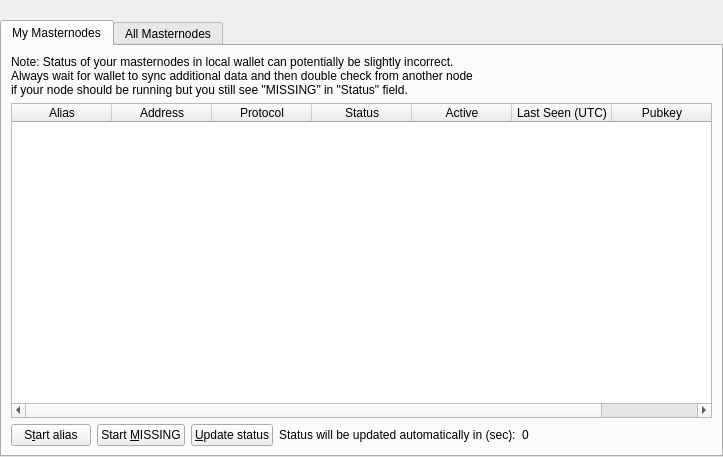
<?xml version="1.0" encoding="UTF-8"?>
<ui version="4.0">
 <class>MasternodeList</class>
 <widget class="QWidget" name="MasternodeList">
  <property name="geometry">
   <rect>
    <x>0</x>
    <y>0</y>
    <width>723</width>
    <height>457</height>
   </rect>
  </property>
  <property name="windowTitle">
   <string>Form</string>
  </property>
  <layout class="QVBoxLayout" name="topLayout">
   <property name="leftMargin">
    <number>0</number>
   </property>
   <property name="topMargin">
    <number>0</number>
   </property>
   <property name="rightMargin">
    <number>0</number>
   </property>
   <property name="bottomMargin">
    <number>0</number>
   </property>
   <item>
    <layout class="QVBoxLayout" name="verticalLayout">
     <property name="bottomMargin">
      <number>0</number>
     </property>
     <item>
      <spacer name="horizontalSpacer0">
       <property name="orientation">
        <enum>Qt::Horizontal</enum>
       </property>
       <property name="sizeHint" stdset="0">
        <size>
         <width>40</width>
         <height>20</height>
        </size>
       </property>
      </spacer>
     </item>
     <item>
      <widget class="QTabWidget" name="tabWidget">
       <property name="styleSheet">
        <string notr="true"/>
       </property>
       <property name="currentIndex">
        <number>0</number>
       </property>
       <widget class="QWidget" name="tabMyMasternodes">
        <attribute name="title">
         <string>My Masternodes</string>
        </attribute>
        <layout class="QGridLayout" name="gridLayout_2">
         <item row="0" column="0">
          <layout class="QVBoxLayout" name="verticalLayout_2">
           <property name="bottomMargin">
            <number>0</number>
           </property>
           <item>
            <layout class="QHBoxLayout" name="horizontalLayout_note">
             <property name="bottomMargin">
              <number>0</number>
             </property>
             <item>
              <widget class="QLabel" name="updateNote">
               <property name="text">
                <string>Note: Status of your masternodes in local wallet can potentially be slightly incorrect.&lt;br /&gt;Always wait for wallet to sync additional data and then double check from another node&lt;br /&gt;if your node should be running but you still see &quot;MISSING&quot; in &quot;Status&quot; field.</string>
               </property>
              </widget>
             </item>
            </layout>
           </item>
           <item>
            <widget class="QTableWidget" name="tableWidgetMyMasternodes">
             <property name="minimumSize">
              <size>
               <width>695</width>
               <height>0</height>
              </size>
             </property>
             <property name="palette">
              <palette>
               <active>
                <colorrole role="Text">
                 <brush brushstyle="SolidPattern">
                  <color alpha="255">
                   <red>51</red>
                   <green>51</green>
                   <blue>51</blue>
                  </color>
                 </brush>
                </colorrole>
               </active>
               <inactive>
                <colorrole role="Text">
                 <brush brushstyle="SolidPattern">
                  <color alpha="255">
                   <red>51</red>
                   <green>51</green>
                   <blue>51</blue>
                  </color>
                 </brush>
                </colorrole>
               </inactive>
               <disabled>
                <colorrole role="Text">
                 <brush brushstyle="SolidPattern">
                  <color alpha="255">
                   <red>85</red>
                   <green>85</green>
                   <blue>85</blue>
                  </color>
                 </brush>
                </colorrole>
               </disabled>
              </palette>
             </property>
             <property name="editTriggers">
              <set>QAbstractItemView::NoEditTriggers</set>
             </property>
             <property name="alternatingRowColors">
              <bool>true</bool>
             </property>
             <property name="selectionMode">
              <enum>QAbstractItemView::SingleSelection</enum>
             </property>
             <property name="selectionBehavior">
              <enum>QAbstractItemView::SelectRows</enum>
             </property>
             <property name="sortingEnabled">
              <bool>true</bool>
             </property>
             <attribute name="horizontalHeaderStretchLastSection">
              <bool>true</bool>
             </attribute>
             <column>
              <property name="text">
               <string>Alias</string>
              </property>
             </column>
             <column>
              <property name="text">
               <string>Address</string>
              </property>
             </column>
             <column>
              <property name="text">
               <string>Protocol</string>
              </property>
             </column>
             <column>
              <property name="text">
               <string>Status</string>
              </property>
             </column>
             <column>
              <property name="text">
               <string>Active</string>
              </property>
             </column>
             <column>
              <property name="text">
               <string>Last Seen (UTC)</string>
              </property>
             </column>
             <column>
              <property name="text">
               <string>Pubkey</string>
              </property>
             </column>
            </widget>
           </item>
           <item>
            <layout class="QHBoxLayout" name="horizontalLayout_5">
             <property name="bottomMargin">
              <number>0</number>
             </property>
             <item>
              <widget class="QPushButton" name="startButton">
               <property name="text">
                <string>S&amp;tart alias</string>
               </property>
              </widget>
             </item>
             <item>
              <widget class="QPushButton" name="startMissingButton">
               <property name="text">
                <string>Start &amp;MISSING</string>
               </property>
              </widget>
             </item>
             <item>
              <widget class="QPushButton" name="UpdateButton">
               <property name="text">
                <string>&amp;Update status</string>
               </property>
              </widget>
             </item>
             <item>
              <widget class="QLabel" name="autoupdate_label">
               <property name="text">
                <string>Status will be updated automatically in (sec):</string>
               </property>
              </widget>
             </item>
             <item>
              <widget class="QLabel" name="secondsLabel">
               <property name="text">
                <string>0</string>
               </property>
              </widget>
             </item>
             <item>
              <spacer name="horizontalSpacer_5">
               <property name="orientation">
                <enum>Qt::Horizontal</enum>
               </property>
               <property name="sizeHint" stdset="0">
                <size>
                 <width>40</width>
                 <height>20</height>
                </size>
               </property>
              </spacer>
             </item>
            </layout>
           </item>
          </layout>
         </item>
        </layout>
       </widget>
       <widget class="QWidget" name="tabAllMasternodes">
        <attribute name="title">
         <string>All Masternodes</string>
        </attribute>
        <layout class="QGridLayout" name="gridLayout">
         <item row="1" column="0">
          <widget class="QTableWidget" name="tableWidgetMasternodes">
           <property name="palette">
            <palette>
             <active>
              <colorrole role="Text">
               <brush brushstyle="SolidPattern">
                <color alpha="255">
                 <red>51</red>
                 <green>51</green>
                 <blue>51</blue>
                </color>
               </brush>
              </colorrole>
             </active>
             <inactive>
              <colorrole role="Text">
               <brush brushstyle="SolidPattern">
                <color alpha="255">
                 <red>51</red>
                 <green>51</green>
                 <blue>51</blue>
                </color>
               </brush>
              </colorrole>
             </inactive>
             <disabled>
              <colorrole role="Text">
               <brush brushstyle="SolidPattern">
                <color alpha="255">
                 <red>85</red>
                 <green>85</green>
                 <blue>85</blue>
                </color>
               </brush>
              </colorrole>
             </disabled>
            </palette>
           </property>
           <property name="editTriggers">
            <set>QAbstractItemView::NoEditTriggers</set>
           </property>
           <property name="alternatingRowColors">
            <bool>true</bool>
           </property>
           <property name="selectionBehavior">
            <enum>QAbstractItemView::SelectRows</enum>
           </property>
           <property name="sortingEnabled">
            <bool>true</bool>
           </property>
           <attribute name="horizontalHeaderStretchLastSection">
            <bool>true</bool>
           </attribute>
           <column>
            <property name="text">
             <string>Address</string>
            </property>
           </column>
           <column>
            <property name="text">
             <string>Protocol</string>
            </property>
           </column>
           <column>
            <property name="text">
             <string>Status</string>
            </property>
           </column>
           <column>
            <property name="text">
             <string>Active</string>
            </property>
           </column>
           <column>
            <property name="text">
             <string>Last Seen (UTC)</string>
            </property>
           </column>
           <column>
            <property name="text">
             <string>Pubkey</string>
            </property>
           </column>
          </widget>
         </item>
         <item row="0" column="0">
          <layout class="QHBoxLayout" name="horizontalLayout_3">
           <property name="bottomMargin">
            <number>0</number>
           </property>
           <item>
            <widget class="QLabel" name="label_filter">
             <property name="text">
              <string>Filter List:</string>
             </property>
            </widget>
           </item>
           <item>
            <widget class="QLineEdit" name="filterLineEdit">
             <property name="toolTip">
              <string>Filter masternode list</string>
             </property>
            </widget>
           </item>
           <item>
            <spacer name="horizontalSpacer_3">
             <property name="orientation">
              <enum>Qt::Horizontal</enum>
             </property>
             <property name="sizeHint" stdset="0">
              <size>
               <width>10</width>
               <height>20</height>
              </size>
             </property>
            </spacer>
           </item>
           <item>
            <widget class="QLabel" name="label_count">
             <property name="text">
              <string>Node Count:</string>
             </property>
            </widget>
           </item>
           <item>
            <widget class="QLabel" name="countLabel">
             <property name="text">
              <string>0</string>
             </property>
            </widget>
           </item>
          </layout>
         </item>
        </layout>
       </widget>
      </widget>
     </item>
    </layout>
   </item>
  </layout>
 </widget>
 <resources/>
 <connections/>
</ui>
